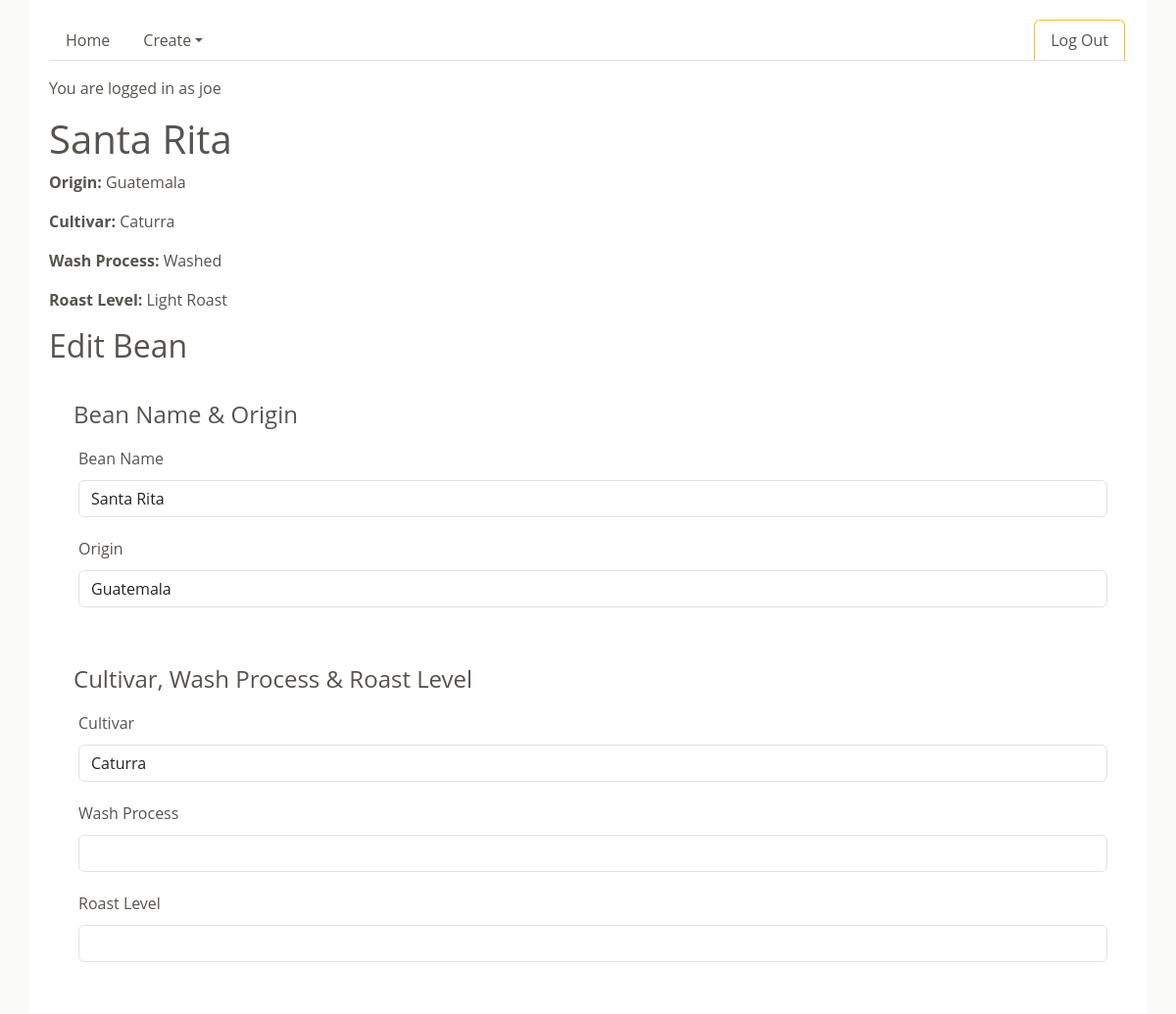
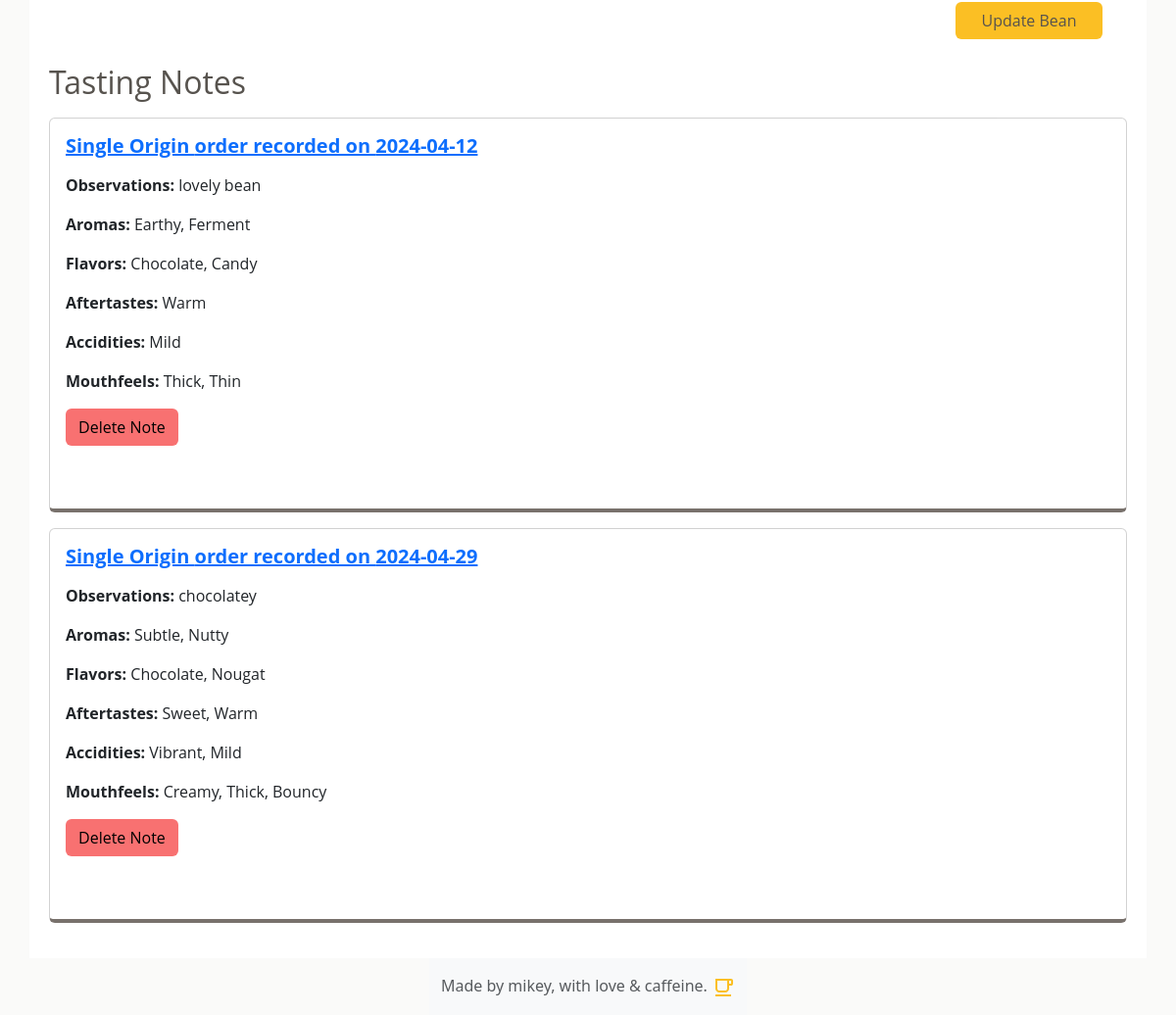
The page /bean/1 (signed in) on the database its author committed (2 pictures, top to bottom).
### ch_100_app/models.py (models this page shows, shortened)
class User(UserMixin, db.Model):
    id = db.Column(db.Integer, primary_key=True)
    username = db.Column(db.String(80), nullable=False, unique=True)
    password = db.Column(db.String(80), nullable=False)

class Bean(db.Model):
    id = db.Column(db.Integer, primary_key=True)
    name = db.Column(db.String(60), nullable=False)
    origin = db.Column(db.String(100), nullable=False)
    cultivar = db.Column(db.String(60))
    wash_process = db.Column(db.Enum(WashProcess), nullable=False)
    roast_level = db.Column(db.Enum(RoastLevel), nullable=False)
    created_by_id = db.Column(db.Integer, db.ForeignKey("user.id"), nullable=False)
    notes = db.relationship("Note", back_populates="bean")
    created_by = db.relationship("User")

class Note(db.Model):
    id = db.Column(db.Integer, primary_key=True)
    bean_id = db.Column(db.Integer, db.ForeignKey("bean.id"), nullable=False)
    created_by_id = db.Column(db.Integer, db.ForeignKey("user.id"), nullable=False)
    order = db.Column(db.Enum(OrderCategory), default=OrderCategory.SINGLE_ORIGIN)
    brew_method = db.Column(db.Enum(BrewMethod), default=BrewMethod.DRIP)
    date_recorded = db.Column(db.Date, default=datetime.utcnow)
    observations = db.Column(db.Text, nullable=False)
    bean = db.relationship("Bean", back_populates="notes")
    created_by = db.relationship("User")
    aromas = db.relationship(
        "Aroma", secondary=note_aroma, backref=db.backref("notes", lazy="dynamic")
    )
    flavors = db.relationship(
        "Flavor", secondary=note_flavor, backref=db.backref("notes", lazy="dynamic")
    )
    aftertastes = db.relationship(
        "Aftertaste",
        secondary=note_aftertaste,
        backref=db.backref("notes", lazy="dynamic"),
    )
    acidities = db.relationship(
        "Acidity", secondary=note_acidity, backref=db.backref("notes", lazy="dynamic")
    )
    mouthfeels = db.relationship(
        "Mouthfeel",
        secondary=note_mouthfeel,
        backref=db.backref("notes", lazy="dynamic"),
    )

### ch_100_app/main/routes.py (the view, shortened to what this page needs)
@main.route("/bean/<bean_id>", methods=["GET", "POST"])
@login_required
def bean_detail(bean_id):
    bean = Bean.query.get(bean_id)
    form = BeanForm(obj=bean)
    form.submit.label.text = "Update Bean"
    form.wash_process.value = bean.wash_process
    form.wash_process.placeholder = bean.wash_process
    print(form.wash_process)
    print(bean.wash_process)
    notes = bean.notes
    return render_template("bean_detail.html", bean=bean, form=form, notes=notes)

### ch_100_app/extensions.py (called while the page is built)
@login_manager.user_loader
def load_user(user_id):
    return User.query.get(user_id)

### ch_100_app/utils.py (called while the page is built)
    def __str__(self):
        return str(self.value)

### ch_100_app/templates/bean_detail.html (shortened to what this page needs)
{% extends 'base.html' %}
{% from "_render_field.html" import render_field %}
{% block content %}
<h1>{{ bean.name }}</h1>
<p><strong>Origin:</strong> {{ bean.origin }}</p>
<p><strong>Cultivar:</strong> {{ bean.cultivar }}</p>
<p><strong>Wash Process:</strong> {{ bean.wash_process }}</p>
<p><strong>Roast Level:</strong> {{ bean.roast_level }}</p>
<h2>Edit Bean</h2>
<form method="POST" action="{{ url_for('main.bean_detail', bean_id=bean.id) }}">
    <section>
    <fieldset>
      <legend>Bean Name & Origin</legend>
      {{ render_field(form.name) }}
      {{ render_field(form.origin) }}
    </fieldset>
  </section>
  <section>
    <fieldset>
      <legend>Cultivar, Wash Process & Roast Level</legend>
      {{ render_field(form.cultivar) }}
      {{ render_field(form.wash_process) }}
      {{ render_field(form.roast_level) }}
    </fieldset>
  </section>
  <section>
    <fieldset>
      {{ form.submit(class="btn")}}
    </fieldset>
  </section>
</form>
<h2>Tasting Notes</h1>
{% if notes %}
  {% for note in notes %}
    <div class="bean_detail_order card">
      <div class="card-body">
        <h5 class="card-title"><a href="/note/{{ note.id }}"<p><strong>{{ note.order}} order recorded on {{ note.date_recorded }}</strong></p></a></h5>
        <p><strong>Observations:</strong> {{ note.observations }}</p>
        {% set aroma_names = [] %}
        {% for aroma in note.aromas %}
            {% set _ = aroma_names.append(aroma.name) %}
        {% endfor %}
        <p><strong>Aromas:</strong> {{ aroma_names|join(', ') }}</p>
        {% set flavor_names = [] %}
        {% for flavor in note.flavors %}
            {% set _ = flavor_names.append(flavor.name) %}
        {% endfor %}
        <p><strong>Flavors:</strong> {{ flavor_names|join(', ') }}</p>
        {% set aftertaste_names = [] %}
        {% for aftertaste in note.aftertastes %}
            {% set _ = aftertaste_names.append(aftertaste.name) %}
        {% endfor %}
        <p><strong>Aftertastes:</strong> {{ aftertaste_names|join(', ') }}</p>
        {% set acidity_names = [] %}
        {% for acidity in note.acidities %}
            {% set _ = acidity_names.append(acidity.name) %}
        {% endfor %}
        <p><strong>Accidities:</strong> {{ acidity_names|join(', ') }}</p>
        {% set mouthfeel_names = [] %}
        {% for mouthfeel in note.mouthfeels %}
            {% set _ = mouthfeel_names.append(mouthfeel.name) %}
        {% endfor %}
        <p><strong>Mouthfeels:</strong> {{ mouthfeel_names|join(', ') }}</p>
        <form method="POST" action="/delete_note/{{ note.id }}">
          <button type="submit" class="btn delete">Delete Note</button>
        </form>
        <br></br>
      </div>    </div>
  {% endfor %}
{% else %}
  <p><strong>It looks like you haven't added any notes for this bean!</strong></p>
  <button id="add-a-note" class="btn"><a href="{{ url_for('main.new_note') }}">Add a Note</a>
{% endif %}
{% endblock %}

### ch_100_app/templates/base.html (shortened to what this page needs)
<!DOCTYPE html>
<html lang="en">
  <head>
    <link
      href="https://cdn.jsdelivr.net/npm/bootstrap@5.3.3/dist/css/bootstrap.min.css"
      rel="stylesheet"
    />
    <link rel="stylesheet" href="/static/style.css" />
  </head>
  <body>
    <div id="base-content">
      <ul class="nav nav-tabs">
        <li>
          <a class="nav-link" href="/">Home</a>
        </li>
        {% if current_user.is_authenticated %}
        <li class="nav-item dropdown">
          <a
            class="nav-link dropdown-toggle"
            data-bs-toggle="dropdown"
            href="#"
            role="button"
            aria-expanded="false"
            >Create</a
          >
        </li>
        <li class="nav-item ms-auto">
          <a id="nav-logout" class="nav-link" href="/logout"
            >Log Out</a
          >
        </li>
        {% endif %}
      </ul>
       {% if current_user.is_authenticated %}
      <p>You are logged in as {{ current_user.username }}</p>
      {% endif %} {% block content %} {% endblock %}
    </div>
  </body>
  <footer class="footer mt-auto py-3 bg-body-tertiary">
    <div class="container">
      <span class="text-body-secondary"
        >Made by mikey, with love & caffeine.
      </span>
    </div>
  </footer>
</html>

### ch_100_app/templates/_render_field.html (shortened to what this page needs)
{% macro render_field(field) %}
<div class="form-group">
  {{ field.label(class="form-control-label") }}
  {{ field(class="form-control", **kwargs) }}
</div>
{% endmacro %}

### ch_100_app/static/style.css (style rules this page uses)
html { height: 100%; }
body { display: flex; flex-direction: column; align-items: center; background-color: #fafaf9; min-height: 100%; }
#base-content { font-family: 'Open Sans', sans-serif; color: #57534e; width: 95%; background-color: white; padding: 20px; height: 100%; flex: 1; }
.nav { margin-bottom: 1rem; }
.nav-link { color: #57534e; }
fieldset { display: flex; flex-direction: column; margin: 20px 0; padding: 20px; }
fieldset * { margin: 5px; }
fieldset input { padding: 5px; }
input[type='submit'] { width: 150px; align-self: flex-end; color: #57534e; }
.btn { background-color: #fbbf24; }
.delete { color: black; background-color: #f87171; }
fieldset { margin-top: 0; margin-bottom: 0; }
.bean_detail_order { border-bottom: 0.25rem solid #78716c; margin: 1rem 0px; }
footer { flex-shrink: 0; }
#nav-signup, #nav-login, #nav-logout { margin-right: 2px; border-left: 1px solid #fbbf24; border-top: 1px solid #fbbf24; border-right: 1px solid #fbbf24; }

### rows shown on the page
User: username "joe"
Bean: name "Santa Rita", origin "Guatemala", cultivar "Caturra", wash_process "Washed", roast_level "Light Roast"
Note: order "Single Origin", date_recorded "2024-04-12", observations "lovely bean", aroma_names "Earthy, Ferment", flavor_names "Chocolate, Candy", aftertaste_names "Warm", acidity_names "Mild", mouthfeel_names "Thick, Thin"
Note: order "Single Origin", date_recorded "2024-04-29", observations "chocolatey", aroma_names "Subtle, Nutty", flavor_names "Chocolate, Nougat", aftertaste_names "Sweet, Warm", acidity_names "Vibrant, Mild", mouthfeel_names "Creamy, Thick, Bouncy"

### other values the page prints
{{ field.label(class="form-control-label") }} "Bean Name Origin Cultivar Wash Process Roast Level"
